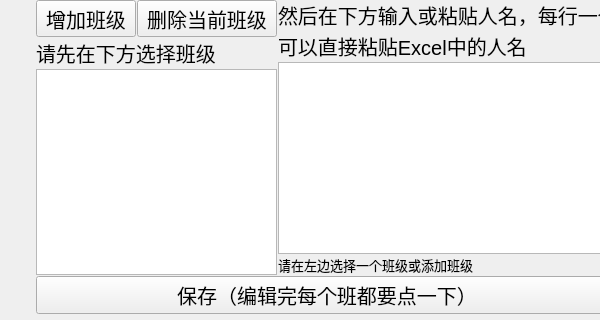
<?xml version="1.0" encoding="UTF-8"?>
<ui version="4.0">
 <class>Form</class>
 <widget class="QWidget" name="Form">
  <property name="geometry">
   <rect>
    <x>0</x>
    <y>0</y>
    <width>600</width>
    <height>320</height>
   </rect>
  </property>
  <property name="sizePolicy">
   <sizepolicy hsizetype="Minimum" vsizetype="Minimum">
    <horstretch>0</horstretch>
    <verstretch>0</verstretch>
   </sizepolicy>
  </property>
  <property name="minimumSize">
   <size>
    <width>600</width>
    <height>320</height>
   </size>
  </property>
  <property name="font">
   <font>
    <pointsize>15</pointsize>
   </font>
  </property>
  <property name="windowTitle">
   <string>Form</string>
  </property>
  <widget class="QWidget" name="layoutWidget">
   <property name="geometry">
    <rect>
     <x>10</x>
     <y>0</y>
     <width>634</width>
     <height>401</height>
    </rect>
   </property>
   <layout class="QVBoxLayout" name="verticalLayout_4">
    <item>
     <layout class="QHBoxLayout" name="horizontalLayout_4">
      <item>
       <spacer name="horizontalSpacer">
        <property name="orientation">
         <enum>Qt::Horizontal</enum>
        </property>
        <property name="sizeHint" stdset="0">
         <size>
          <width>40</width>
          <height>20</height>
         </size>
        </property>
       </spacer>
      </item>
      <item>
       <layout class="QHBoxLayout" name="horizontalLayout_3">
        <property name="spacing">
         <number>1</number>
        </property>
        <property name="sizeConstraint">
         <enum>QLayout::SetMinAndMaxSize</enum>
        </property>
        <item>
         <layout class="QVBoxLayout" name="verticalLayout">
          <item>
           <layout class="QHBoxLayout" name="horizontalLayout">
            <item>
             <layout class="QVBoxLayout" name="verticalLayout_2">
              <item>
               <layout class="QHBoxLayout" name="horizontalLayout_2">
                <item>
                 <widget class="QToolButton" name="addButton">
                  <property name="toolTip">
                   <string>增加班级</string>
                  </property>
                  <property name="statusTip">
                   <string>增加班级</string>
                  </property>
                  <property name="text">
                   <string>增加班级</string>
                  </property>
                  <property name="icon">
                   <iconset>
                    <normaloff>icons/friend_add_fill.svg</normaloff>icons/friend_add_fill.svg</iconset>
                  </property>
                  <property name="iconSize">
                   <size>
                    <width>40</width>
                    <height>40</height>
                   </size>
                  </property>
                  <property name="checkable">
                   <bool>false</bool>
                  </property>
                 </widget>
                </item>
                <item>
                 <widget class="QToolButton" name="delButton">
                  <property name="toolTip">
                   <string>删除当前班级</string>
                  </property>
                  <property name="statusTip">
                   <string>删除当前班级</string>
                  </property>
                  <property name="text">
                   <string>删除当前班级</string>
                  </property>
                  <property name="icon">
                   <iconset>
                    <normaloff>icons/Trash_bin.svg</normaloff>icons/Trash_bin.svg</iconset>
                  </property>
                  <property name="iconSize">
                   <size>
                    <width>40</width>
                    <height>40</height>
                   </size>
                  </property>
                 </widget>
                </item>
               </layout>
              </item>
              <item>
               <widget class="QLabel" name="label">
                <property name="text">
                 <string>请先在下方选择班级</string>
                </property>
               </widget>
              </item>
              <item>
               <widget class="QListView" name="listView"/>
              </item>
             </layout>
            </item>
            <item>
             <layout class="QVBoxLayout" name="verticalLayout_3">
              <item>
               <widget class="QLabel" name="label_2">
                <property name="text">
                 <string>然后在下方输入或粘贴人名，每行一个</string>
                </property>
               </widget>
              </item>
              <item>
               <widget class="QLabel" name="label_3">
                <property name="text">
                 <string>可以直接粘贴Excel中的人名</string>
                </property>
               </widget>
              </item>
              <item>
               <widget class="QPlainTextEdit" name="NamesText"/>
              </item>
              <item>
               <widget class="QLabel" name="PromptLabel">
                <property name="font">
                 <font>
                  <pointsize>10</pointsize>
                 </font>
                </property>
                <property name="text">
                 <string>请在左边选择一个班级或添加班级</string>
                </property>
               </widget>
              </item>
             </layout>
            </item>
           </layout>
          </item>
          <item>
           <widget class="QPushButton" name="pushButton">
            <property name="text">
             <string>保存（编辑完每个班都要点一下）</string>
            </property>
           </widget>
          </item>
         </layout>
        </item>
       </layout>
      </item>
      <item>
       <spacer name="horizontalSpacer_2">
        <property name="orientation">
         <enum>Qt::Horizontal</enum>
        </property>
        <property name="sizeHint" stdset="0">
         <size>
          <width>40</width>
          <height>20</height>
         </size>
        </property>
       </spacer>
      </item>
     </layout>
    </item>
    <item>
     <spacer name="verticalSpacer_2">
      <property name="orientation">
       <enum>Qt::Vertical</enum>
      </property>
      <property name="sizeHint" stdset="0">
       <size>
        <width>20</width>
        <height>40</height>
       </size>
      </property>
     </spacer>
    </item>
   </layout>
  </widget>
 </widget>
 <resources/>
 <connections/>
</ui>
